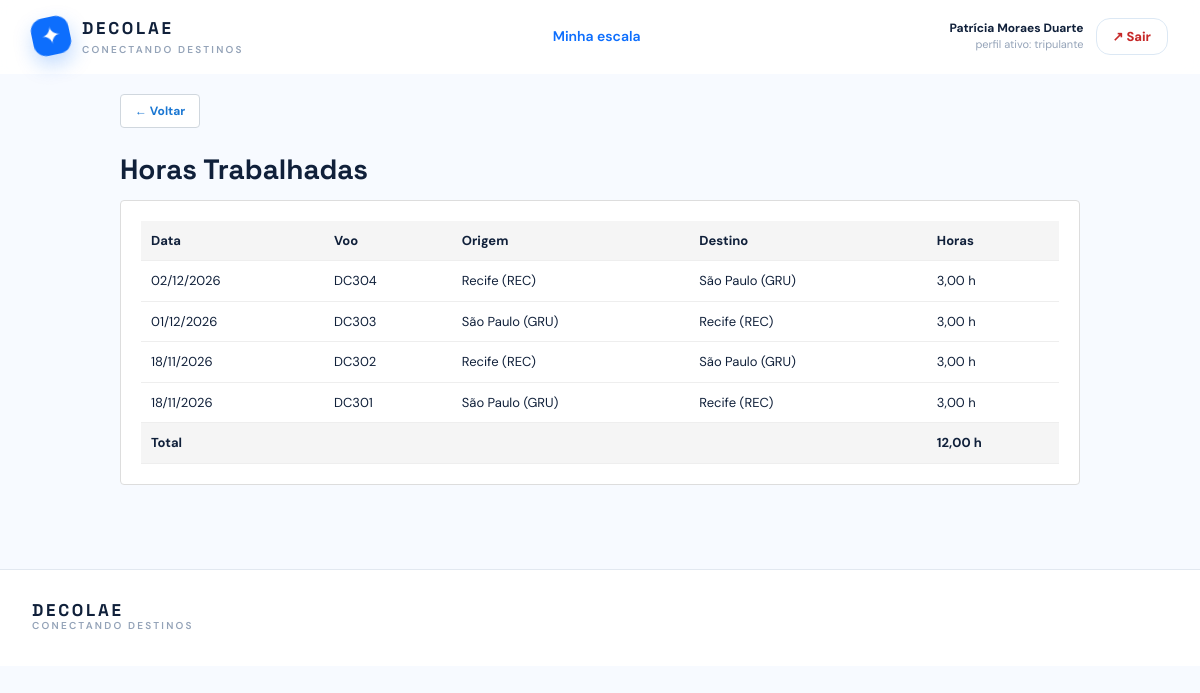
Page /tripulante-horas.php (signed in) on the committed database.
### tables this page shows
CREATE TABLE `usuario` (
  `cpf` char(11) NOT NULL,
  `nome_completo` varchar(120) NOT NULL,
  `email` varchar(160) NOT NULL,
  `senha` varchar(255) NOT NULL,
  `endereco` varchar(255) NOT NULL,
  `telefone` varchar(15) DEFAULT NULL
);

CREATE TABLE `voo` (
  `id` int(10) UNSIGNED NOT NULL,
  `numero_voo` varchar(12) NOT NULL,
  `data_voo` date NOT NULL,
  `origem` varchar(60) NOT NULL,
  `destino` varchar(60) NOT NULL,
  `h_partida` time NOT NULL,
  `aeronave_id` int(10) UNSIGNED NOT NULL,
  `admin_cpf` char(11) NOT NULL,
  `valor_base` decimal(10,2) NOT NULL DEFAULT 649.90,
  `status` enum('programado','embarque','concluido','cancelado') NOT NULL DEFAULT 'programado',
  `data_atualizacao` timestamp NULL DEFAULT current_timestamp() ON UPDATE current_timestamp(),
  `versao` int(10) UNSIGNED DEFAULT 1
);

CREATE TABLE `trajeto` (
  `origem` varchar(60) NOT NULL,
  `destino` varchar(60) NOT NULL,
  `h_partida` time NOT NULL,
  `h_chegada` time NOT NULL,
  `gerente_cpf` char(11) NOT NULL
);

### includes/functions.php (called while the page is built, shortened)
<?php
function esc(mixed $valor): string
{
    return htmlspecialchars((string) $valor, ENT_QUOTES, 'UTF-8');
}
function obter_usuario_atual(PDO $conexao): ?array
{
    $cpf = $_SESSION['cpf_usuario'] ?? null;
    $comando = $conexao->prepare(
        'SELECT cpf, nome_completo, email, endereco FROM usuario WHERE cpf = ?'
    );
    $comando->execute([$cpf]);
    $usuario = $comando->fetch();
    $consulta_papeis = "
        SELECT 'gerente' AS papel FROM gerente WHERE cpf = ?
        UNION ALL
        SELECT 'tripulante' FROM tripulante WHERE cpf = ?
        UNION ALL
        SELECT 'admin' FROM admin WHERE cpf = ?
        UNION ALL
        SELECT 'cliente' FROM cliente WHERE cpf = ?
        ORDER BY papel
    ";
    $comando_papeis = $conexao->prepare($consulta_papeis);
    $comando_papeis->execute([$cpf, $cpf, $cpf, $cpf]);
    $usuario['papeis'] = array_column($comando_papeis->fetchAll(), 'papel');
    $usuario['papel_atual'] = $_SESSION['papel_usuario'] ?? null;
    return $usuario;
}
function exigir_autenticacao(PDO $conexao, ?string $papel = null): array
{
    $usuario = obter_usuario_atual($conexao);
    return $usuario;
}
function exigir_papel(PDO $conexao, string $papel): array
{
    return exigir_autenticacao($conexao, $papel);
}

### tripulante-horas.php (the view, shortened to what this page needs)
<?php
require_once __DIR__ . '/includes/functions.php';
require_once __DIR__ . '/includes/layout.php';
$conexao_pdo = db();
$usuario_logado = exigir_papel($conexao_pdo, 'tripulante');
$comando = $conexao_pdo->prepare(
    "SELECT v.numero_voo, v.data_voo, t.origem, t.destino,
            ROUND(MOD(TIME_TO_SEC(t.h_chegada) - TIME_TO_SEC(t.h_partida) + 86400, 86400) / 3600, 2) AS horas_trabalhadas
     FROM escala e
     JOIN voo v ON v.id = e.voo_id
     JOIN trajeto t ON t.origem = v.origem AND t.destino = v.destino AND t.h_partida = v.h_partida
     WHERE e.tripulante_cpf = ?
     ORDER BY v.data_voo DESC, t.h_partida DESC"
);
$comando->execute([$usuario_logado['cpf']]);
$voos = $comando->fetchAll();
$total_horas = array_sum(array_map(static fn(array $voo): float => (float) $voo['horas_trabalhadas'], $voos));
function formatar_horas(float $horas): string
{
    return number_format($horas, 2, ',', '.') . ' h';
}
renderizar_cabecalho('Horas trabalhadas', $usuario_logado);
?>
<div class="pagina-tripulante">
  <a class="botao-pequeno" href="tripulante.php" style="margin-bottom: 20px;">← Voltar</a>
  <h1 class="titulo-pagina titulo-pagina-compacto">Horas Trabalhadas</h1>
  <?php if ($voos): ?>
    <div class="cartao-formulario" style="overflow-x: auto;">
      <table class="tabela-operacional">
        <thead>
          <tr>
            <th>Data</th>
            <th>Voo</th>
            <th>Origem</th>
            <th>Destino</th>
            <th>Horas</th>
          </tr>
        </thead>
        <tbody>
          <?php foreach ($voos as $voo): ?>
            <tr>
              <td><?= esc((new DateTime($voo['data_voo']))->format('d/m/Y')) ?></td>
              <td><?= esc($voo['numero_voo']) ?></td>
              <td><?= esc($voo['origem']) ?></td>
              <td><?= esc($voo['destino']) ?></td>
              <td><?= esc(formatar_horas((float) $voo['horas_trabalhadas'])) ?></td>
            </tr>
          <?php endforeach; ?>
        </tbody>
        <tfoot>
          <tr>
            <th colspan="4">Total</th>
            <th><?= esc(formatar_horas($total_horas)) ?></th>
          </tr>
        </tfoot>
      </table>
    </div>
  <?php else: ?>
    <div class="estado-vazio-escala">
      <p>Nenhuma hora registrada.</p>
    </div>
  <?php endif; ?>
</div>
<?php renderizar_rodape(); ?>

### includes/layout.php (shortened to what this page needs)
<?php
function renderizar_cabecalho(string $titulo, ?array $usuario = null): void
{
    $papel_ativo = $usuario['papel_atual'] ?? null;
    ?>
<!doctype html>
<html lang="pt-BR">
<head>
    <script src="https://cdn.tailwindcss.com"></script>
    <link rel="stylesheet" href="assets/css/app.css?v=<?= filemtime(__DIR__ . '/../assets/css/app.css') ?>">
</head>
<body class="bg-[#f7faff] text-ink antialiased">
<header class="sticky top-0 z-30 border-b border-white/60 bg-white/90 backdrop-blur">
    <div class="mx-auto flex max-w-7xl items-center justify-between px-5 py-4 lg:px-8">
        <a href="index.php" class="flex items-center gap-3" aria-label="Página inicial">
            <span class="brand-mark">✦</span>
            <span>
                <span class="brand-name">DECOLAE</span>
                <span class="hidden text-[10px] font-semibold uppercase tracking-[.22em] text-slate-400 sm:block">
                    conectando destinos
                </span>
            </span>
        </a>
        <nav class="hidden items-center gap-6 text-sm font-semibold text-slate-500 md:flex">
            <?php if ($papel_ativo === 'tripulante'): ?>
                <a class="nav-link active" href="tripulante.php">Minha escala</a>
            <?php endif; ?>
        </nav>
        <div class="flex items-center gap-3">
            <?php if ($usuario): ?>
                <div class="hidden text-right sm:block">
                    <p class="text-xs font-bold text-ink">
                        <?= esc($usuario['nome_completo']) ?>
                    </p>
                    <p class="text-[11px] text-slate-400">
                        perfil ativo: <?= esc($papel_ativo ?? '—') ?>
                    </p>
                </div>
                <a class="secondary-btn botao-perigo px-4 py-2" href="logout.php">↗ Sair</a>
            <?php endif; ?>
        </div>
    </div>
</header>
<main>
<?php
}
function renderizar_rodape(): void
{
    ?>
</main>
<footer class="mt-16 border-t border-slate-200 bg-white">
    <div class="mx-auto flex max-w-7xl flex-col gap-3 px-5 py-8 text-xs text-slate-500 sm:flex-row sm:items-center sm:justify-between lg:px-8">
        <p>
            <span class="brand-name">DECOLAE</span>
            <span class="block text-[10px] font-semibold uppercase tracking-[.22em] text-slate-400">
                conectando destinos
            </span>
        </p>
    </div>
</footer>
</body>
</html>
<?php
}

### assets/css/app.css (style rules this page uses)
:root { --ink: #10203a; --navy: #102d52; --ocean: #0d6efd; --sky: #eaf5ff; --coral: #ff6b4a; }
* { box-sizing: border-box; }
body { font-family: 'DM Sans', sans-serif; }
.font-display, h1, h2, h3, .brand-name { font-family: 'Space Grotesk', sans-serif; }
.brand-mark { display: grid; width: 38px; height: 38px; place-items: center; border-radius: 13px; background: var(--ocean); color: #fff; font-size: 24px; transform: rotate(-12deg); box-shadow: 0 9px 20px rgba(13, 110, 253, .25); }
.brand-name { display: block; color: var(--ink); font-size: 17px; font-weight: 700; letter-spacing: .16em; }
.nav-link { transition: color .2s ease; }
.nav-link:hover, .nav-link.active { color: var(--ocean); }
.primary-btn, .secondary-btn { display: inline-flex; align-items: center; justify-content: center; gap: 12px; border-radius: 14px; padding: 0 21px; font-size: 13px; font-weight: 800; transition: transform .2s, box-shadow .2s, background .2s; }
.secondary-btn { border: 1px solid #dce8f4; background: #fff; padding-top: 12px; padding-bottom: 12px; color: var(--ocean); }
.pagina-gerencia, .pagina-administracao, .pagina-tripulante { max-width: 1200px; margin: 0 auto; padding: 20px; }
.pagina-tripulante { max-width: 1000px; }
.titulo-pagina { margin: 0 0 20px; font-size: 28px; font-weight: bold; }
.titulo-pagina-compacto { margin-bottom: 10px; }
.cartao-formulario { border: 1px solid #ddd; border-radius: 4px; background: #fff; padding: 20px; }
.tabela-operacional { width: 100%; border-collapse: collapse; font-size: 13px; }
.tabela-operacional th, .tabela-operacional td { border-bottom: 1px solid #eee; padding: 10px; text-align: left; }
.tabela-operacional th { background: #f5f5f5; font-weight: bold; }
.botao-perigo { color: #c62828; cursor: pointer; }
.botao-pequeno { display: inline-flex; align-items: center; justify-content: center; border: 1px solid #d0d7de; border-radius: 4px; background: #fff; padding: 7px 14px; color: #1976d2; font-size: 12px; font-weight: bold; text-decoration: none; cursor: pointer; }

### rows in the picture
usuario: nome_completo "Patrícia Moraes Duarte"
voo: data_voo "02/12/2026", numero_voo "DC304", trajeto.origem "Recife (REC)", trajeto.destino "São Paulo (GRU)", horas_trabalhadas "3,00 h"
voo: data_voo "01/12/2026", numero_voo "DC303", trajeto.origem "São Paulo (GRU)", trajeto.destino "Recife (REC)", horas_trabalhadas "3,00 h"
voo: data_voo "18/11/2026", numero_voo "DC302", trajeto.origem "Recife (REC)", trajeto.destino "São Paulo (GRU)", horas_trabalhadas "3,00 h"
voo: data_voo "18/11/2026", numero_voo "DC301", trajeto.origem "São Paulo (GRU)", trajeto.destino "Recife (REC)", horas_trabalhadas "3,00 h"

### other values in the picture
$papel_ativo "tripulante"
formatar_horas($total_horas) "12,00 h"
